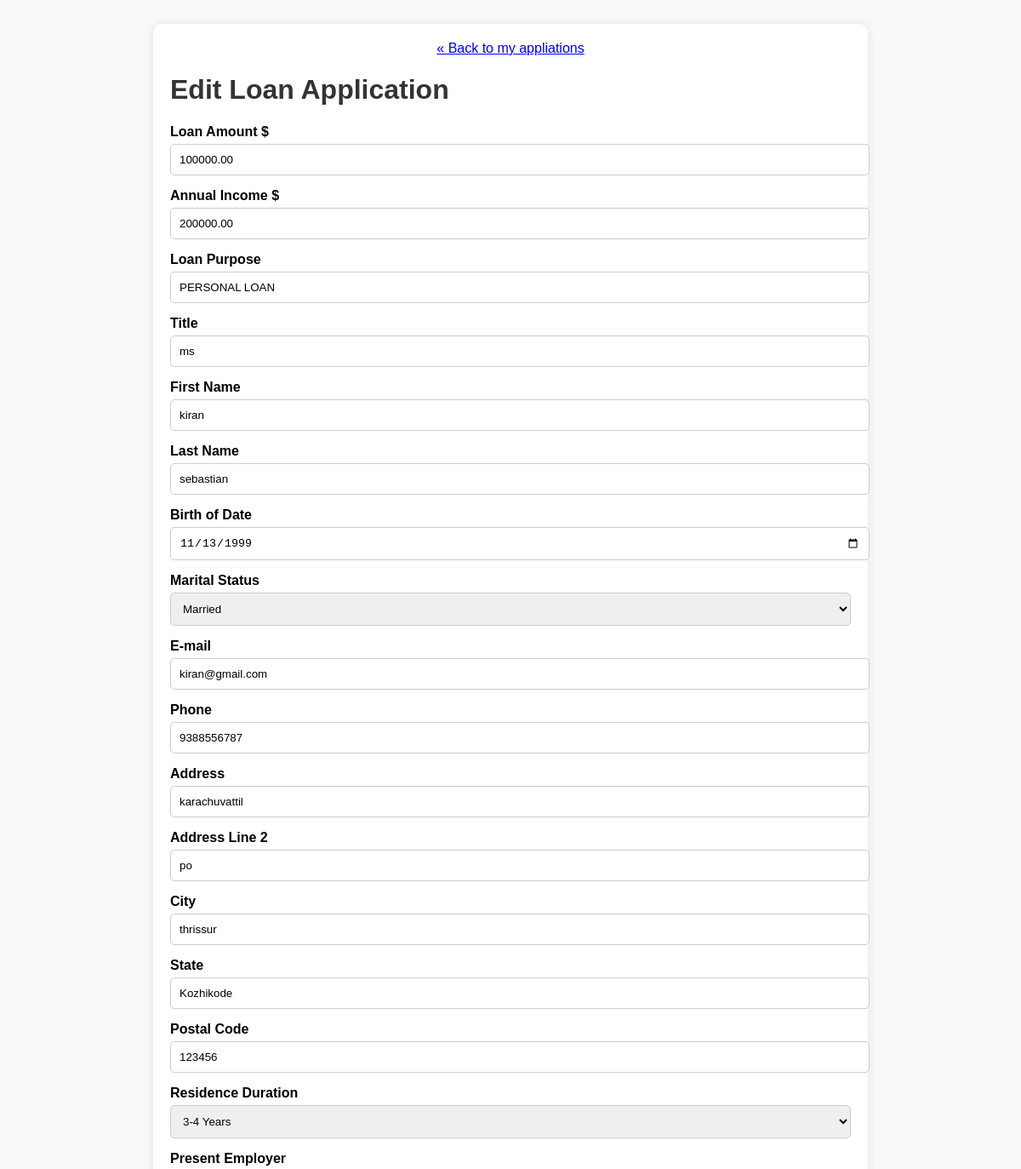
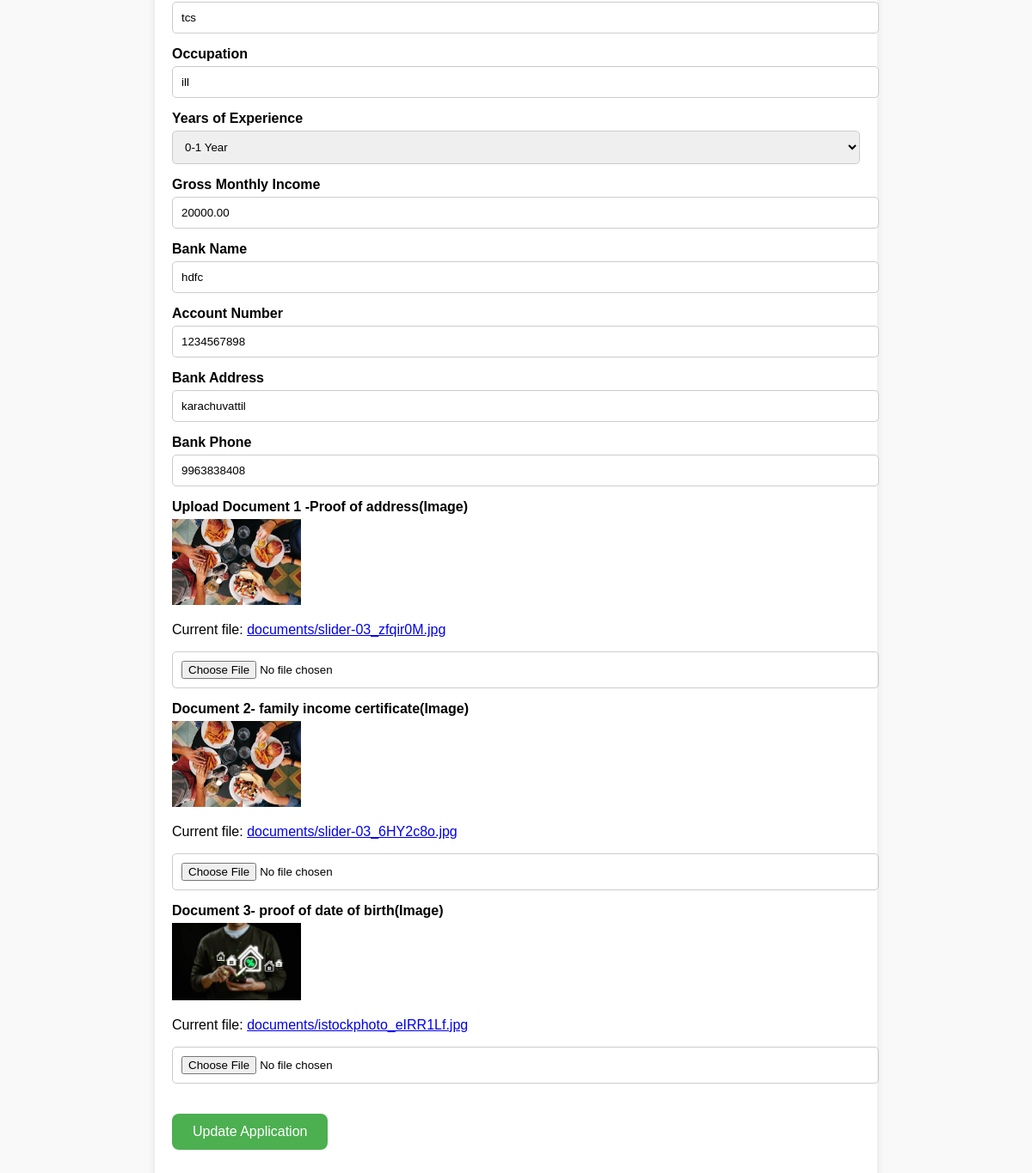
Page /edit-application/4/ on the committed database (2 pictures, top to bottom).
### applications/models.py (models this page shows, shortened)
class LoanApp(models.Model):
    application_number = models.CharField(max_length=6, unique=True, blank=True)
    LOAN_AMOUNT_CHOICES = [
        (100000, '100000'),
        (500000, '500000'),  # Correctly formatted
        (1000000, '1000000'),  # 10 Lakhs
    ]
    loan_amount = models.DecimalField(
        max_digits=10,
        decimal_places=2,
        choices=LOAN_AMOUNT_CHOICES,
        default=100000  # Set a default value that exists in the choices
    )
    annual_income = models.DecimalField(max_digits=10, decimal_places=2)
    loan_purpose = models.CharField(max_length=100)
    title = models.CharField(max_length=20, blank=True)
    first_name = models.CharField(max_length=100)
    last_name = models.CharField(max_length=100)
    dob = models.DateField()
    marital_status = models.CharField(max_length=10)
    email = models.EmailField()
    phone = models.CharField(max_length=15)
    address = models.CharField(max_length=255)
    address2 = models.CharField(max_length=255, blank=True)
    city = models.CharField(max_length=100)
    state = models.CharField(max_length=100)
    zip = models.CharField(max_length=20)
    residence_duration = models.CharField(max_length=10)
    employer = models.CharField(max_length=100)
    occupation = models.CharField(max_length=100)
    experience = models.CharField(max_length=10)
    monthly_income = models.DecimalField(max_digits=10, decimal_places=2)
    bank_name = models.CharField(max_length=100)
    account_number = models.CharField(max_length=100)
    bank_address = models.CharField(max_length=255)
    bank_phone = models.CharField(max_length=15)
    consent = models.BooleanField()
    user = models.ForeignKey(Register, on_delete=models.CASCADE, null=True)
    loan = models.ForeignKey(Loan, on_delete=models.CASCADE, null=True, blank=True)
    document1 = models.FileField(upload_to='documents/', null=True, blank=True)
    document2 = models.FileField(upload_to='documents/', null=True, blank=True)
    document3 = models.FileField(upload_to='documents/', null=True, blank=True)
    STATUS_CHOICES = [
        ('Submitted','Submitted'),
        ('Pending', 'Pending'),
        ('Eligible', 'Eligible'),
        ('Rejected', 'Rejected'),
    ]
    Application_status = models.CharField(max_length=10, choices=STATUS_CHOICES, default='submitted')
    Add_rejection_comments = models.TextField(blank=True, null=True)  # To capture rejection reasons
    def submitted(self):
        self.status = 'Submitted'
        self.save()

### authentication/views.py (the view, shortened to what this page needs)
# urls.py: path('edit-application/<int:application_id>/', edit_application, name='edit_application'),
def edit_application(request, application_id):
    application = get_object_or_404(LoanApp, id=application_id)
    if application.dob:
        application.dob = application.dob.strftime('%Y-%m-%d')
    return render(request, 'edit_application.html', {'application': application})

### templates/edit_application.html (shortened to what this page needs)
<!DOCTYPE html>
<html lang="en">
<head>
</head>
<body>
    <div class="form-container">
        <div class="back-link-container">
           <center> <a href="{% url 'my_applications' %}" class="back-link">&laquo; Back to my appliations</a></center>
        </div>
        <h1>Edit Loan Application</h1>
        <form method="POST" enctype="multipart/form-data">
            <div class="form-group">
                <label for="loan-amount">Loan Amount $</label>
                <input type="number" id="loan-amount" name="loan_amount" value="{{ application.loan_amount }}" required>
            </div>
            <div class="form-group">
                <label for="annual-income">Annual Income $</label>
                <input type="number" id="annual-income" name="annual_income" value="{{ application.annual_income }}" required>
            </div>
            <div class="form-group">
                <label for="loan-purpose">Loan Purpose</label>
                <input type="text" id="loan-purpose" name="loan_purpose" value="{{ application.loan_purpose }}" required>
            </div>
            <div class="form-group">
                <label for="title">Title</label>
                <input type="text" id="title" name="title" value="{{ application.title }}">
            </div>
            <div class="form-group">
                <label for="first-name">First Name</label>
                <input type="text" id="first-name" name="first_name" value="{{ application.first_name }}" required>
            </div>
            <div class="form-group">
                <label for="last-name">Last Name</label>
                <input type="text" id="last-name" name="last_name" value="{{ application.last_name }}" required>
            </div>
            <div class="form-group">
                <label for="dob">Birth of Date</label>
                <input type="date" id="dob" name="dob" value="{{ application.dob }}" required>
            </div>
            <div class="form-group">
                <label for="marital-status">Marital Status</label>
                <select id="marital-status" name="marital_status" required>
                    <option value="married" {% if application.marital_status == "married" %}selected{% endif %}>Married</option>
                </select>
            </div>
            <div class="form-group">
                <label for="email">E-mail</label>
                <input type="email" id="email" name="email" value="{{ application.email }}" required>
            </div>
            <div class="form-group">
                <label for="phone">Phone</label>
                <input type="tel" id="phone" name="phone" value="{{ application.phone }}" required>
            </div>
            <div class="form-group">
                <label for="address">Address</label>
                <input type="text" id="address" name="address" value="{{ application.address }}" required>
            </div>
            <div class="form-group">
                <label for="address2">Address Line 2</label>
                <input type="text" id="address2" name="address2" value="{{ application.address2 }}">
            </div>
            <div class="form-group">
                <label for="city">City</label>
                <input type="text" id="city" name="city" value="{{ application.city }}" required>
            </div>
            <div class="form-group">
                <label for="state">State</label>
                <input type="text" id="state" name="state" value="{{ application.state }}" required>
            </div>
            <div class="form-group">
                <label for="zip">Postal Code</label>
                <input type="text" id="zip" name="zip" value="{{ application.zip }}" required>
            </div>
            <div class="form-group">
                <label>Residence Duration</label>
                <select name="residence_duration" required>
                    <option value="3-4" {% if application.residence_duration == "3-4" %}selected{% endif %}>3-4 Years</option>
                </select>
            </div>
            <div class="form-group">
                <label for="employer">Present Employer</label>
                <input type="text" id="employer" name="employer" value="{{ application.employer }}" required>
            </div>
            <div class="form-group">
                <label for="occupation">Occupation</label>
                <input type="text" id="occupation" name="occupation" value="{{ application.occupation }}" required>
            </div>
            <div class="form-group">
                <label for="experience">Years of Experience</label>
                <select name="experience" required>
                    <option value="0-1" {% if application.experience == "0-1" %}selected{% endif %}>0-1 Year</option>
                </select>
            </div>
            <div class="form-group">
                <label for="monthly-income">Gross Monthly Income</label>
                <input type="number" id="monthly-income" name="monthly_income" value="{{ application.monthly_income }}" required>
            </div>
            <div class="form-group">
                <label for="bank-name">Bank Name</label>
                <input type="text" id="bank-name" name="bank_name" value="{{ application.bank_name }}" required>
            </div>
            <div class="form-group">
                <label for="account-number">Account Number</label>
                <input type="text" id="account-number" name="account_number" value="{{ application.account_number }}" required>
            </div>
            <div class="form-group">
                <label for="bank-address">Bank Address</label>
                <input type="text" id="bank-address" name="bank_address" value="{{ application.bank_address }}" required>
            </div>
            <div class="form-group">
                <label for="bank-phone">Bank Phone</label>
                <input type="tel" id="bank-phone" name="bank_phone" value="{{ application.bank_phone }}" required>
            </div>
            <div class="form-group">
                <label for="document1">Upload Document 1 -Proof of address(Image)</label>
                {% if application.document1 %}
                    <img src="{{ application.document1.url }}" alt="Current Document 1" style="width: 150px;">
                    <p>Current file: <a href="{{ application.document1.url }}">{{ application.document1.name }}</a></p>
                {% endif %}
                <input type="file" id="document1" name="document1">
            </div>
            <div class="form-group">
                <label for="document2">Document 2- family income certificate(Image)</label>
                {% if application.document2 %}
                    <img src="{{ application.document2.url }}" alt="Current Document 2" style="width: 150px;">
                    <p>Current file: <a href="{{ application.document2.url }}">{{ application.document2.name }}</a></p>
                {% endif %}
                <input type="file" id="document2" name="document2">
            </div>
            <div class="form-group">
                <label for="document3">Document 3- proof of date of birth(Image)</label>
                {% if application.document3 %}
                    <img src="{{ application.document3.url }}" alt="Current Document 3" style="width: 150px;">
                    <p>Current file: <a href="{{ application.document3.url }}">{{ application.document3.name }}</a></p>
                {% endif %}
                <input type="file" id="document3" name="document3">
            </div>
            <div class="form-group">
                <button type="submit" class="submit-btn">Update Application</button>
            </div>
        </form>
    </div>
</body>
</html>

### templates/edit_application.html (style rules this page uses)
body { font-family: Arial, sans-serif; background-color: #f9f9f9; padding: 20px; }
.form-container { background-color: #fff; padding: 20px; max-width: 800px; margin: 0 auto; border-radius: 10px; box-shadow: 0 0 10px rgba(0, 0, 0, 0.1); }
h1 { color: #333; }
.form-group { margin-bottom: 15px; }
label { display: block; margin-bottom: 5px; font-weight: bold; }
input, select, textarea { width: 100%; padding: 10px; border: 1px solid #ccc; border-radius: 5px; }
.submit-btn { background-color: #4CAF50; border: none; color: white; padding: 12px 24px; text-align: center; text-decoration: none; display: inline-block; font-size: 16px; margin: 20px 0; cursor: pointer; border-radius: 8px; transition: background-color 0.3s ease; }

### rows in the picture
LoanApp: loan_amount "100000.00", annual_income "200000.00", loan_purpose "PERSONAL LOAN", title "ms", first_name "kiran", last_name "sebastian", dob "11/13/1999", marital_status "Married", email "kiran@gmail.com", phone "9388556787", address "karachuvattil", address2 "po", city "thrissur", state "Kozhikode", zip "123456", residence_duration "3-4 Years", employer "tcs", occupation "ill", experience "0-1 Year", monthly_income "20000.00", bank_name "hdfc", account_number "1234567898", bank_address "karachuvattil", bank_phone "9963838408", document1 (picture), document1.name "documents/slider-03_zfqir0M.jpg", document2 (picture), document2.name "documents/slider-03_6HY2c8o.jpg", document3 (picture), document3.name "documents/istockphoto_eIRR1Lf.jpg"
